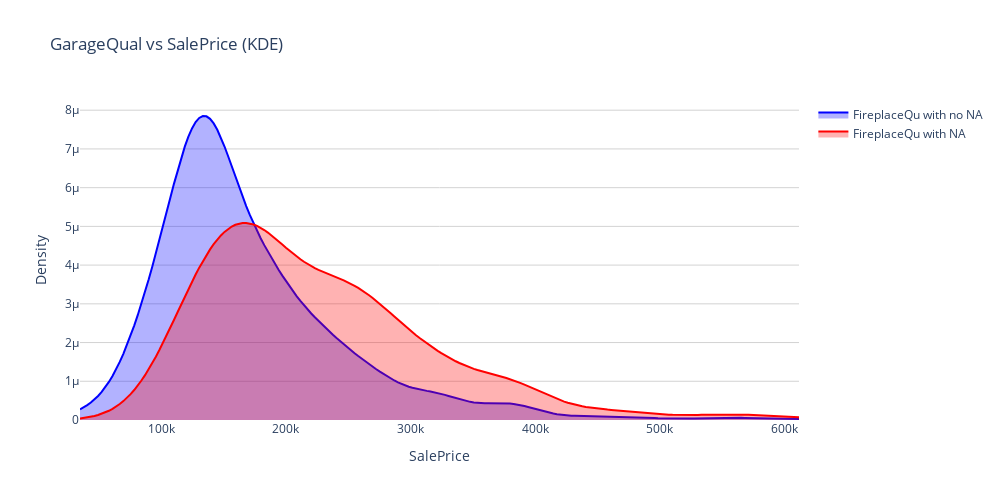

The code cell stored with this chart in its notebook:
### Markdown cell above
We can see that the frequency has increased vary much of the Gd column

### Code cell
FireplaceQu_ta = df.filter(pl.col('FireplaceQu') == 'Gd').select('SalePrice').to_series().to_pandas()    # selecting the column and removign the null values from it 

x_vals = np.linspace(min(FireplaceQu_ta.min(), temp.min()),
                     max(FireplaceQu_ta.max(), temp.max()),200)

kde_Gd = gaussian_kde(FireplaceQu_ta)(x_vals)
kde_na = gaussian_kde(temp)(x_vals)

fig = go.Figure()

fig.add_traces(go.Scatter(
    x = x_vals, 
    y = kde_Gd,
    name = 'FireplaceQu with no NA',
    mode = 'lines',
    fill = 'tozeroy',
    line = dict(color = 'blue'),
    fillcolor = 'rgba(0,0,255,0.3)'
))

fig.add_traces(go.Scatter(
    x = x_vals,
    y = kde_na, 
    name = 'FireplaceQu with NA',
    mode = 'lines',
    fill = 'tozeroy',
    line = dict(color = 'red'),
    fillcolor = 'rgba(255,0,0,0.3)'
))

fig.update_layout(
    title = 'GarageQual vs SalePrice (KDE)',
    xaxis_title = 'SalePrice',
    yaxis_title = 'Density',
    width = 1000,
    height = 500,
    plot_bgcolor = 'white',
    yaxis = dict(showgrid = True, gridcolor = 'lightgray'), 
    xaxis = dict(showgrid = False)
)

fig.show()

### Figure 1 — Plotly figure (JSON) as saved in the notebook; plotly's stock layout.template omitted (floating-point values rounded to 4 significant figures; data arrays with more than 128 entries replaced by an {"elided": "..."} marker saying what was removed)
{"data": [{"fill": "tozeroy", "fillcolor": "rgba(0,0,255,0.3)", "line": {"color": "blue"}, "mode": "lines", "name": "FireplaceQu with no NA", "type": "scatter", "x": {"elided": "200 float values"}, "y": {"elided": "200 float values"}}, {"fill": "tozeroy", "fillcolor": "rgba(255,0,0,0.3)", "line": {"color": "red"}, "mode": "lines", "name": "FireplaceQu with NA", "type": "scatter", "x": {"elided": "200 float values"}, "y": {"elided": "200 float values"}}], "layout": {"height": 500, "plot_bgcolor": "white", "title": {"text": "GarageQual vs SalePrice (KDE)"}, "width": 1000, "xaxis": {"showgrid": false, "title": {"text": "SalePrice"}}, "yaxis": {"gridcolor": "lightgray", "showgrid": true, "title": {"text": "Density"}}}}
